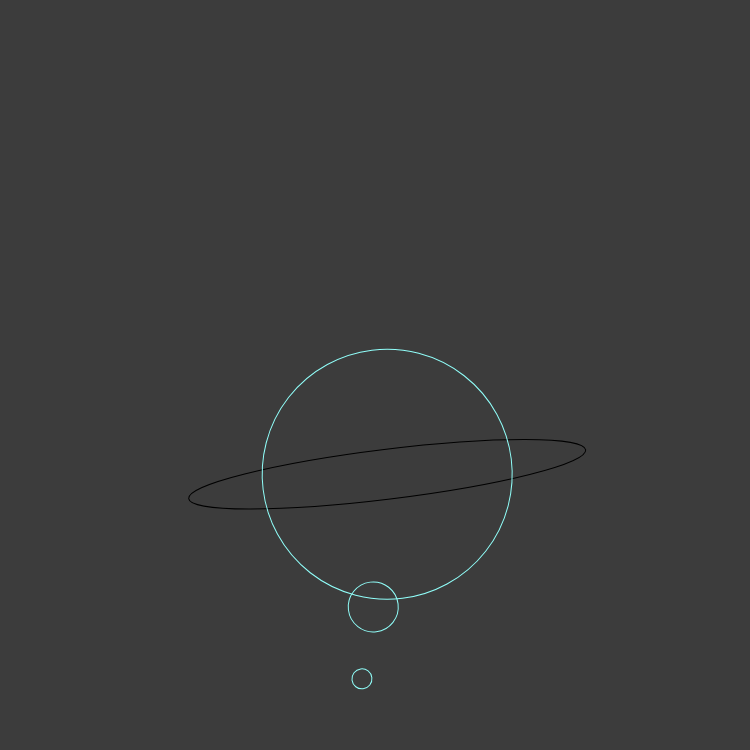
Frame 1 (no input)
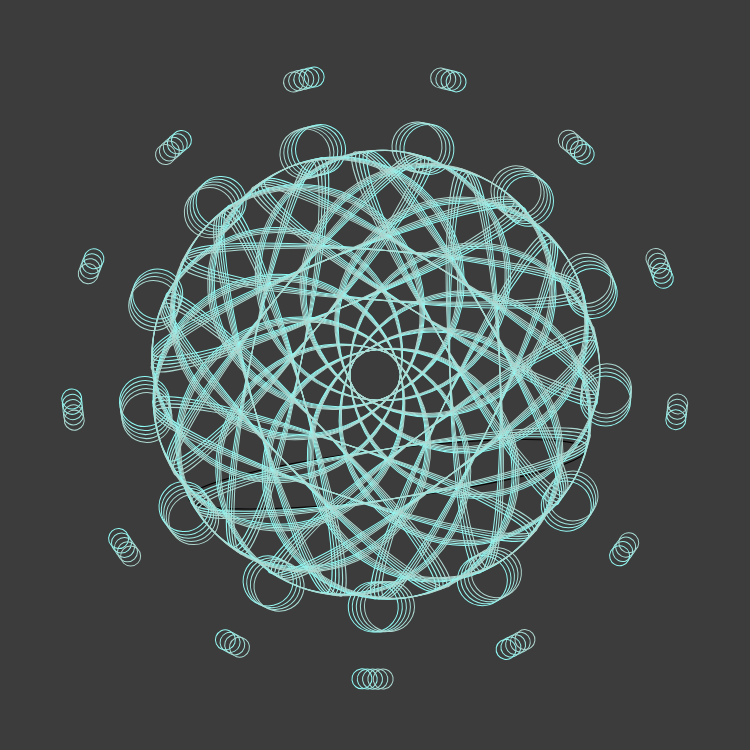
Frame 60 (no input)
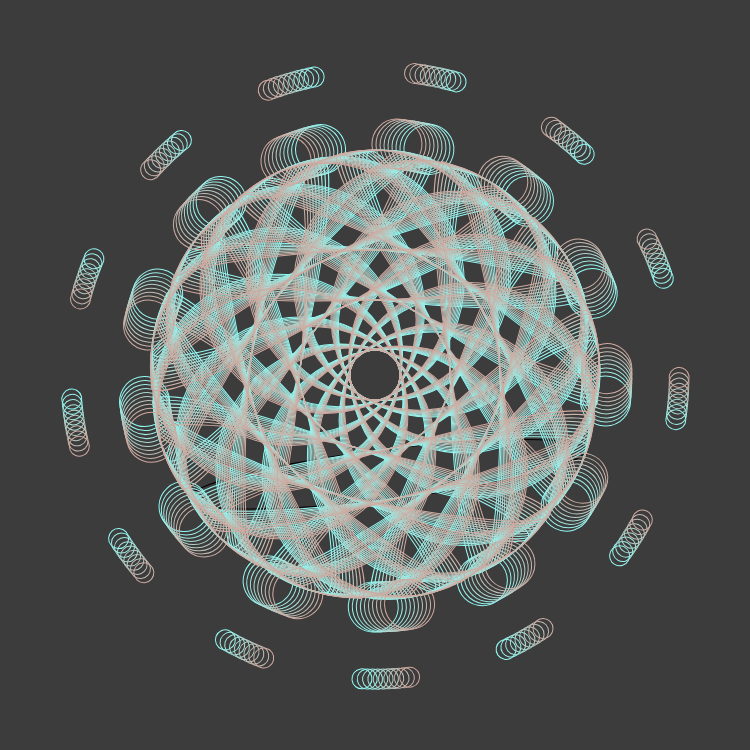
Frame 120 (the mouse pressed at the canvas centre since frame 60)

The p5.js sketch that drew these frames (run headless with seeded random() and noise() and a simulated clock; from frame 60 on, the mouse is pressed at the canvas centre):

// p5.js sketch
// ── sketch.js
function setup() {
 createCanvas(750, 750);
  angleMode(DEGREES);
  background (60);
  noFill();
  frameRate(120);

}

function  draw() {
  translate(width/2,height/2);
  rotate(frameCount*83);
  ellipse(100,0,50,400);
 stroke(
    lerpColor(
      color("#8FFFFA"),
      color("#FF6D60"),

      frameCount / 200
    ));

  ellipse(100,0,250);
  if(frameCount == 350)noLoop();

    ellipse(230,30,50);
  if(frameCount == 20);
  ellipse(300,50,20);

}
    
